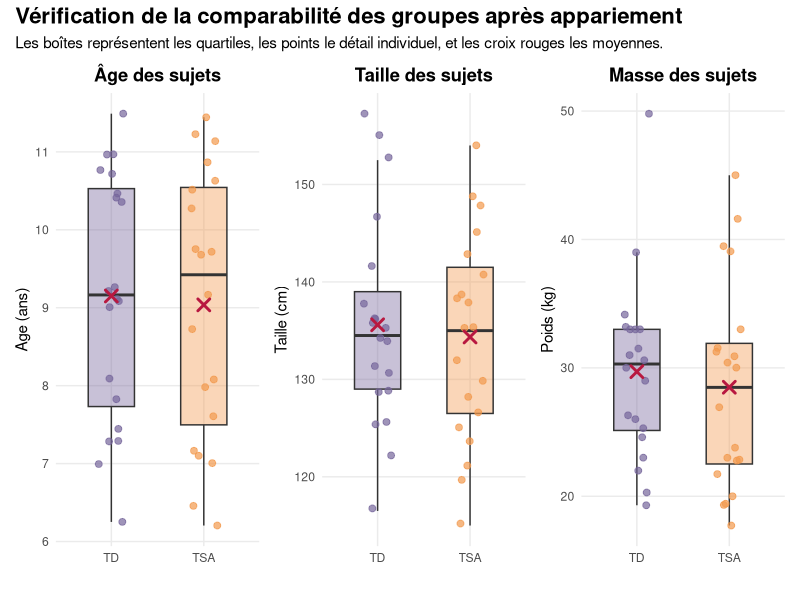

Source code (R): (Note: this script raises an error after producing the figure.)
## ---- chunk 1
library(tidyverse)
library(ggplot2)
library(readxl)
library(dplyr)
library(patchwork)
## ---- chunk 2
DataPosturo <- read_excel("DataPosturo_P2.xlsx")
summary(DataPosturo)
## ---- chunk 3
# Préparer les tables NT et TSA
table_NT <- DataPosturo %>%
  filter(Sujets == "TD") %>%
  select(c("Names","Sujets","Age","Poids","Taille"))

table_TSA <- DataPosturo %>%
  filter(Sujets == "TSA") %>%
  select(c("Names","Sujets","Age","Poids","Taille"))
## ---- chunk 4
appariement <- function(df1, df2, n_cible = 20) {
  
  # A. Préparation
  d1 <- as.data.frame(df1)
  d2 <- as.data.frame(df2)
  rownames(d1) <- NULL
  rownames(d2) <- NULL
  
  cols <- c("Age", "Poids", "Taille")
  X1 <- as.matrix(d1[, cols])
  X2 <- as.matrix(d2[, cols])
  
  # B. Covariance robuste
  S <- cov(rbind(X1, X2))
  if(det(S) < 1e-10) S <- S + diag(0.01, ncol(S)) 

  # C. Calcul des combinaisons (24x24 = 576)
  dist_list <- expand.grid(i = 1:nrow(d1), j = 1:nrow(d2))
  
  dist_list$d <- apply(dist_list, 1, function(row) {
    val <- try(mahalanobis(X1[row[1],], X2[row[2],], S), silent = TRUE)
    if(inherits(val, "try-error") | is.na(val)) return(999999) else return(val)
  })
  
  # D. Tri
  dist_list <- dist_list[order(dist_list$d), ]
  
  # E. Sélection 1 pour 1
  matches <- data.frame()
  pris_i <- c()
  pris_j <- c()
  
  for(k in 1:nrow(dist_list)) {
    idx_i <- dist_list$i[k]
    idx_j <- dist_list$j[k]
    
    if(!(idx_i %in% pris_i) && !(idx_j %in% pris_j)) {
      # On garde les colonnes originales pour le moment
      ligne_paire <- cbind(d1[idx_i, ], d2[idx_j, ], Dist_Mahalanobis = dist_list$d[k])
      matches <- rbind(matches, ligne_paire)
      
      pris_i <- c(pris_i, idx_i)
      pris_j <- c(pris_j, idx_j)
    }
    
    if(nrow(matches) == n_cible) break
  }
  
  # F. Renommage et Formatage Long
  # On utilise directement les noms créés par cbind (souvent .1 pour d2)
  # Pour être plus sûr, on définit les noms de colonnes explicitement
  names(matches) <- c(paste0(names(d1), "_NT"), paste0(names(d2), "_TSA"), "Dist_Mahalanobis")

  # --- Passage en format long (40 lignes) ---
  matches_long <- bind_rows(
    matches %>%
      transmute(
        Names = Names_NT,
        Sujets = Sujets_NT,
        Age = Age_NT,
        Poids = Poids_NT,
        Taille = Taille_NT,
        Groupe = "NT",
        Compatibilite = Names_TSA,
        Distance = Dist_Mahalanobis
      ),
    matches %>%
      transmute(
        Names = Names_TSA,
        Sujets = Sujets_TSA,
        Age = Age_TSA,
        Poids = Poids_TSA,
        Taille = Taille_TSA,
        Groupe = "TSA",
        Compatibilite = Names_NT,
        Distance = Dist_Mahalanobis
      )
  )
  
  return(matches_long)
}
## ---- chunk 5
table_appariement <- appariement(table_NT, table_TSA)
dim(table_appariement)  # 40 lignes si 20 matches
head(table_appariement)
## ---- chunk 6
vars <- c("Age", "Taille", "Poids")

table_appariement$Age    <- as.numeric(as.character(table_appariement$Age))
table_appariement$Taille <- as.numeric(as.character(table_appariement$Taille))
table_appariement$Poids  <- as.numeric(as.character(table_appariement$Poids))

desc_stats <- table_appariement %>%
  group_by(Sujets) %>%
  summarise(across(all_of(vars), list(mean = mean, sd = sd)))
print(desc_stats)
## ---- chunk 7
calc_smd <- function(v, d) {
  g1 <- d[d$Sujets == "TSA", v]
  g2 <- d[d$Sujets == "TD", v]
  
  g1 <- g1[!is.na(g1)]
  g2 <- g2[!is.na(g2)]
  
  diff_moy <- mean(g1) - mean(g2)
  sd_pool  <- sqrt((sd(g1)^2 + sd(g2)^2) / 2)
  
  return(abs(diff_moy / sd_pool))
}
## ---- chunk 8

sapply(vars, calc_smd, d = table_appariement)
## ---- chunk 9
analyser_variable <- function(var, df) {
  g_TSA <- df[[var]][df$Sujets == "TSA"]
  g_TD  <- df[[var]][df$Sujets == "TD"]
  
  shapiro_tsa <- shapiro.test(g_TSA)$p.value
  shapiro_td  <- shapiro.test(g_TD)$p.value
  is_normal   <- (shapiro_tsa > 0.05 && shapiro_td > 0.05)
  
  if (is_normal) {
    # Test de variance pour décider entre Student et Welch
    p_var <- var.test(g_TSA, g_TD)$p.value
    type_test <- if(p_var > 0.05) "Student" else "Welch"
    res_test <- t.test(g_TSA, g_TD, var.equal = (p_var > 0.05))
  } else {
    type_test <- "Mann-Whitney"
    res_test <- wilcox.test(g_TSA, g_TD)
  }
  
  # Retourne un dataframe d'une ligne
  data.frame(
    Variable = var,
    Shapiro_TSA = round(shapiro_tsa, 4),
    Shapiro_TD = round(shapiro_td, 4),
    Normalite = is_normal,
    Test_Utilise = type_test,
    P_Value = round(res_test$p.value, 4),
    Appariement_OK = (res_test$p.value > 0.05)
  )
}
## ---- chunk 10
resultats_finaux <- do.call(rbind, lapply(vars, analyser_variable, df = table_appariement))

print(resultats_finaux)
## ---- chunk 11
creer_plot_appariement <- function(var_name, titre, unite) {
  ggplot(table_appariement, aes(x = Sujets, y = .data[[var_name]], fill = Sujets)) +
    geom_boxplot(alpha = 0.4, outlier.shape = NA, width = 0.5) +
    geom_jitter(aes(color = Sujets), width = 0.15, alpha = 0.7, size = 2) +
    stat_summary(fun = mean, geom = "point", shape = 4, size = 3, color = "#B81840FF", stroke = 1.5) +
    
    scale_fill_manual(values = c("TD" = "#76669BFF", "TSA" = "#F2994EFF")) +
    scale_color_manual(values = c("TD" = "#76669BFF", "TSA" = "#F2994EFF")) +
    labs(title = titre, y = paste(var_name, unite), x = "") +
    theme_minimal() +
    theme(legend.position = "none",
          plot.title = element_text(face = "bold", hjust = 0.5),
          panel.grid.minor = element_blank())
}

# Génération des trois graphiques
p1 <- creer_plot_appariement("Age", "Âge des sujets", "(ans)")
p2 <- creer_plot_appariement("Taille", "Taille des sujets", "(cm)")
p3 <- creer_plot_appariement("Poids", "Masse des sujets", "(kg)")

# Assemblage final
figure_finale <- p1 + p2 + p3 + 
  plot_annotation(title = "Vérification de la comparabilité des groupes après appariement",
                  subtitle = "Les boîtes représentent les quartiles, les points le détail individuel, et les croix rouges les moyennes.",
                  theme = theme(plot.title = element_text(size = 16, face = "bold")))

print(figure_finale)

# Sauvegarde pour le rapport
# ggsave("Verification_Appariement.png", figure_finale, width = 12, height = 5, dpi = 300)
## ---- chunk 12
rm(list = c("table_NT", "table_TSA", "appariement", "figure_finale", "p1", "p2", "p3", "analyser_variable", "calc_smd", "creer_plot_appariement", "resultats_finaux", "desc_stats", "vars"))
## ---- chunk 13
list_name <- (table_appariement$Names)

data_appariement <- DataPosturo %>%
  filter( Names %in% list_name)
## ---- chunk 14
find_extremum <- function(data, col) {
  
  x <- data[[col]]
  
  Q1 <- quantile(x, 0.25, na.rm = TRUE)
  Q3 <- quantile(x, 0.75, na.rm = TRUE)
  
  maxi <- min(max(x, na.rm = TRUE), Q3 + 1.5 * (Q3 - Q1))
  mini <- max(min(x, na.rm = TRUE), Q1 - 1.5 * (Q3 - Q1))
  
  extremum <- x[x < mini | x > maxi]
  
  if (length(extremum) == 0) {              #pour que ce soit plus lisible
    extremum <- NA
  }
  
  list(
    variable = col,
    extremum = extremum,
    n_extremum = sum(!is.na(extremum)),
    mini = mini,
    maxi = maxi
  )
}
## ---- chunk 15
find_extremum_df <- function(data) {
  
  num_cols <- sapply(data, is.numeric)
  
  extremum_list <- lapply(
    names(data)[num_cols],                    #permet d'avoir le nom des                                                           colonnes numeriques
    function(col) find_extremum(data, col)
  )
  
  names(extremum_list) <- names(data)[num_cols]
  
  return(extremum_list)
}
## ---- chunk 16
count_extremum_df <- function(data) {
  extremum_list <- find_extremum_df(data)
  sum(sapply(extremum_list, function(x) x$n_extremum))
}

count_extremum_df(table_appariement)              #retourne le nombre de valeurs                                                                                aberrantes totales
count_extremum_df(DataPosturo)
## ---- chunk 17
remove_extremum_df <- function(data) {
  
  data_clean <- data
  extremum_list <- find_extremum_df(data)
  
  for (col in names(extremum_list)) {
    
    mini <- extremum_list[[col]]$mini
    maxi <- extremum_list[[col]]$maxi
    
    x <- data[[col]]
    
    # Remplacement par les bornes min/max acceptables (winsorisation)
    x[x > maxi] <- maxi
    x[x < mini] <- mini
    
    data_clean[[col]] <- x
  }
  
  return(data_clean)
}

data_clean <- remove_extremum_df(table_appariement)
count_extremum_df(data_clean)
## ---- chunk 18
rm(list = c("count_extremum_df", "find_extremum", "find_extremum_df", "remove_extremum_df"))
## ---- chunk 19
# Création du tableau de synthèse
tableau_descriptif <- data_appariement %>%
  group_by(Sujets) %>%
  summarise(
    Effectif = n(),
    Age_Moyen = mean(Age, na.rm = TRUE),
    Age_SD = sd(Age, na.rm = TRUE),
    Taille_Moyenne = mean(Taille, na.rm = TRUE),
    Taille_SD = sd(Taille, na.rm = TRUE),
    Poids_Moyenne = mean(Poids, na.rm = TRUE),
    Poids_SD = sd(Poids, na.rm = TRUE)
  )
## ---- chunk 20
plot_appariement <- ggplot(df, aes(x = Taille, y = Poids, color = Sujets)) +
  geom_point(size = 3, alpha = 0.7) +
  theme_minimal() +
  labs(
    title = "Validation visuelle de l'appariement Taille/Masse",
    x = "Taille (cm)",
    y = "Masse (kg)"
  ) +
  scale_color_manual(values = c("TD" = "#76669BFF", "TSA" = "#F2994EFF"))

print(plot_appariement)
## ---- chunk 21
df_sexe <- df %>%
  mutate(Sexe_Label = ifelse(Sexe == 1, "Sexe 1", "Sexe 2")) 

plot_sexe <- ggplot(df_sexe, aes(x = Sujets, fill = Sexe_Label)) +
  geom_bar(position = "dodge", alpha = 0.8) +
  theme_minimal() +
  labs(
    title = "Répartition des sexes par groupe",
    x = "Groupe",
    y = "Nombre d'enfants",
    fill = "Sexe"
  )

print(plot_sexe)
## ---- chunk 22
plot_densite <- ggplot(df, aes(x = Aire_YO, fill = Sujets)) +
  geom_density(alpha = 0.5) +
  theme_minimal() +
  labs(
    title = "Distribution de l'Aire d'oscillation (Yeux Ouverts)",
    x = "Aire (mm²)",
    y = "Densité de probabilité"
  ) +
  scale_fill_manual(values = c("TD" = "#76669BFF", "TSA" = "#F2994EFF"))

print(plot_densite)
## ---- chunk 23
generer_boxplots_famille <- function(data, prefixe_variable, unite_y, titre_graphique) {
  
  # Transformation des données (format long) en ciblant le préfixe
  df_filtre <- data %>%
    select(Sujets, starts_with(prefixe_variable)) %>% 
    pivot_longer(cols = -Sujets, names_to = "Condition", values_to = "Valeur")
  
  # Nettoyage et forçage de l'ordre
  df_filtre <- df_filtre %>%
    mutate(Condition = sub(prefixe_variable, "", Condition)) %>%
    mutate(Condition = factor(Condition, levels = c("YO", "YF", "MO")))
  
  # Création du graphique
  graphique <- ggplot(df_filtre, aes(x = Sujets, y = Valeur, fill = Sujets)) +
    geom_boxplot(alpha = 0.7, outlier.colour = "#B81840FF", outlier.shape = 8) +
    facet_wrap(~ Condition, scales = "free_y") + 
    theme_minimal() +
    labs(
      title = titre_graphique,
      x = "Groupe d'enfants",
      y = unite_y
    ) +
    scale_fill_manual(values = c("TD" = "#76669BFF", "TSA" = "#F2994EFF")) +
    theme(
      legend.position = "none",
      strip.text = element_text(size = 10, face = "bold")
    )
  
  return(graphique)
}
## ---- chunk 24
df <- data_appariement

# Pour la famille des AIRES ("Aire_YO", "Aire_YF", "Aire_MO")
plot_aires <- generer_boxplots_famille(
  data = df, 
  prefixe_variable = "Aire_", 
  unite_y = "Aire (mm²)", 
  titre_graphique = "Comparaison de l'Aire d'oscillation (TD vs TSA)"
)
print(plot_aires)

# Pour la famille des VITESSES ("Vm_YO", "Vm_YF", "Vm_MO")
plot_vitesses <- generer_boxplots_famille(
  data = df, 
  prefixe_variable = "Vm_", 
  unite_y = "Vitesse", 
  titre_graphique = "Comparaison de la Vitesse Moyenne (TD vs TSA)"
)
print(plot_vitesses)

# Pour la famille des AMPLITUDES AP ("APRoM_YO", "APRoM_YF", "APRoM_MO")
plot_aprom <- generer_boxplots_famille(
  data = df, 
  prefixe_variable = "APRoM_", 
  unite_y = "Amplitude AP (mm)", 
  titre_graphique = "Comparaison de l'Amplitude Postéro-Antérieure (TD vs TSA)"
)
print(plot_aprom)

#----------------------

# Amplitude Médio-Latérale (MLRoM)
plot_mlrom <- generer_boxplots_famille(df, "MLRoM_", "Amplitude ML (mm)", "Amplitude Médio-Latérale (TD vs TSA)")
print(plot_mlrom)

# Excursion du Centre de Pression (CoPexc)
plot_copexc <- generer_boxplots_famille(df, "CoPexc_", "Excursion CoP", "Excursion du Centre de Pression (TD vs TSA)")
print(plot_copexc)

# Ratio d'excursion (Ratio_exc)
plot_ratio_exc <- generer_boxplots_famille(df, "Ratio_exc_", "Ratio", "Ratio d'Excursion (TD vs TSA)")
print(plot_ratio_exc)

# Angle theta (theta)
plot_theta <- generer_boxplots_famille(df, "theta_", "Angle (°)", "Angle Theta d'oscillation (TD vs TSA)")
print(plot_theta)

#----------------------

# Fréquence Médiane Antéro-Postérieure
plot_fmed_ap <- generer_boxplots_famille(df, "Fmed_ap_", "Fréquence (Hz)", "Fréquence Médiane Antéro-Postérieure (TD vs TSA)")
print(plot_fmed_ap)

# Fréquence Médiane Médio-Latérale
plot_fmed_ml <- generer_boxplots_famille(df, "Fmed_ml_", "Fréquence (Hz)", "Fréquence Médiane Médio-Latérale (TD vs TSA)")
print(plot_fmed_ml)

#-----------------------

# RMS Antéro-Postérieur
plot_rms_ap <- generer_boxplots_famille(df, "RMS_ap_", "RMS AP", "Dispersion RMS Antéro-Postérieure (TD vs TSA)")
print(plot_rms_ap)

# RMS Médio-Latéral
plot_rms_ml <- generer_boxplots_famille(df, "RMS_ml_", "RMS ML", "Dispersion RMS Médio-Latérale (TD vs TSA)")
print(plot_rms_ml)

# RMSr Antéro-Postérieur (Composante Rambling/Résiduelle AP)
plot_rmsr_ap <- generer_boxplots_famille(
  data = df, 
  prefixe_variable = "RMSr_ap_", 
  unite_y = "RMSr AP", 
  titre_graphique = "Dispersion RMSr Antéro-Postérieure (TD vs TSA)"
)
print(plot_rmsr_ap)

# RMSr Médio-Latéral (Composante Rambling/Résiduelle ML)
plot_rmsr_ml <- generer_boxplots_famille(
  data = df, 
  prefixe_variable = "RMSr_ml_", 
  unite_y = "RMSr ML", 
  titre_graphique = "Dispersion RMSr Médio-Latérale (TD vs TSA)"
)
print(plot_rmsr_ml)

# RMSt Antéro-Postérieur (Composante Trembling AP)
plot_rmst_ap <- generer_boxplots_famille(
  data = df, 
  prefixe_variable = "RMSt_ap_", 
  unite_y = "RMSt AP", 
  titre_graphique = "Dispersion RMSt Antéro-Postérieure (TD vs TSA)"
)
print(plot_rmst_ap)

# RMSt Médio-Latéral (Composante Trembling ML)
plot_rmst_ml <- generer_boxplots_famille(
  data = df, 
  prefixe_variable = "RMSt_ml_", 
  unite_y = "RMSt ML", 
  titre_graphique = "Dispersion RMSt Médio-Latérale (TD vs TSA)"
)
print(plot_rmst_ml)

#-------------------------

# Sample Entropy (Sen)
plot_sen_ap <- generer_boxplots_famille(df, "Sen_ap_", "Entropie", "Sample Entropy Antéro-Postérieure (TD vs TSA)")
print(plot_sen_ap)

plot_sen_ml <- generer_boxplots_famille(df, "Sen_ml_", "Entropie", "Sample Entropy Médio-Latérale (TD vs TSA)")
print(plot_sen_ml)

#-----------------------

# DFA (Detrended Fluctuation Analysis)
plot_dfa_ap <- generer_boxplots_famille(df, "DFA_ap_", "Index DFA", "Index DFA Antéro-Postérieur (TD vs TSA)")
print(plot_dfa_ap)

plot_dfa_ml <- generer_boxplots_famille(df, "DFA_ml_", "Index DFA", "Index DFA Médio-Latéral (TD vs TSA)")
print(plot_dfa_ml)

#-----------------------

# Déterminisme (DET)
plot_det_ap <- generer_boxplots_famille(df, "DET_ap_", "Déterminisme (%)", "Déterminisme Antéro-Postérieur (TD vs TSA)")
print(plot_det_ap)

plot_det_ml <- generer_boxplots_famille(df, "DET_ml_", "Déterminisme (%)", "Déterminisme Médio-Latéral (TD vs TSA)")
print(plot_det_ml)

#----------------------

# Laminarité (LAM)
plot_lam_ap <- generer_boxplots_famille(df, "LAM_ap_", "Laminarité (%)", "Laminarité Antéro-Postérieure (TD vs TSA)")
print(plot_lam_ap)

plot_lam_ml <- generer_boxplots_famille(df, "LAM_ml_", "Laminarité (%)", "Laminarité Médio-Latérale (TD vs TSA)")
print(plot_lam_ml)

#---------------------

# Longueur moyenne des lignes (MeanL)
plot_meanl_ap <- generer_boxplots_famille(df, "MeanL_ap_", "MeanL", "Longueur Moy. Lignes Antéro-Postérieure (TD vs TSA)")
print(plot_meanl_ap)

plot_meanl_ml <- generer_boxplots_famille(df, "MeanL_ml_", "MeanL", "Longueur Moy. Lignes Médio-Latérale (TD vs TSA)")
print(plot_meanl_ml)

#---------------------

# Longueur max des lignes (MaxL)
plot_maxl_ap <- generer_boxplots_famille(df, "MaxL_ap_", "MaxL", "Longueur Max. Lignes Antéro-Postérieure (TD vs TSA)")
print(plot_maxl_ap)

plot_maxl_ml <- generer_boxplots_famille(df, "MaxL_ml_", "MaxL", "Longueur Max. Lignes Médio-Latérale (TD vs TSA)")
print(plot_maxl_ml)
## ---- chunk 25
rm(list = c("df", "df_long", "df_sexe", "tableau_descriptif", "plot_aires", "plot_appariement", "plot_aprom", "plot_copexc", "plot_densite", "plot_det_ap", "plot_det_ml", "plot_dfa_ap", "plot_dfa_ml", "plot_fmed_ap", "plot_fmed_ml", "plot_lam_ap", "plot_lam_ml", "plot_maxl_ap", "plot_maxl_ml", "plot_meanl_ap", "plot_meanl_ml", "plot_mlrom", "plot_ratio_exc", "plot_rms_ap", "plot_rms_ml", "plot_rmsr_ap", "plot_rmsr_ml", "plot_rmst_ap", "plot_rmst_ml", "plot_sen_ap", "plot_sen_ml", "plot_sexe", "plot_theta", "plot_toutes_variables", "plot_vitesses", "generer_boxplots_famille"))
